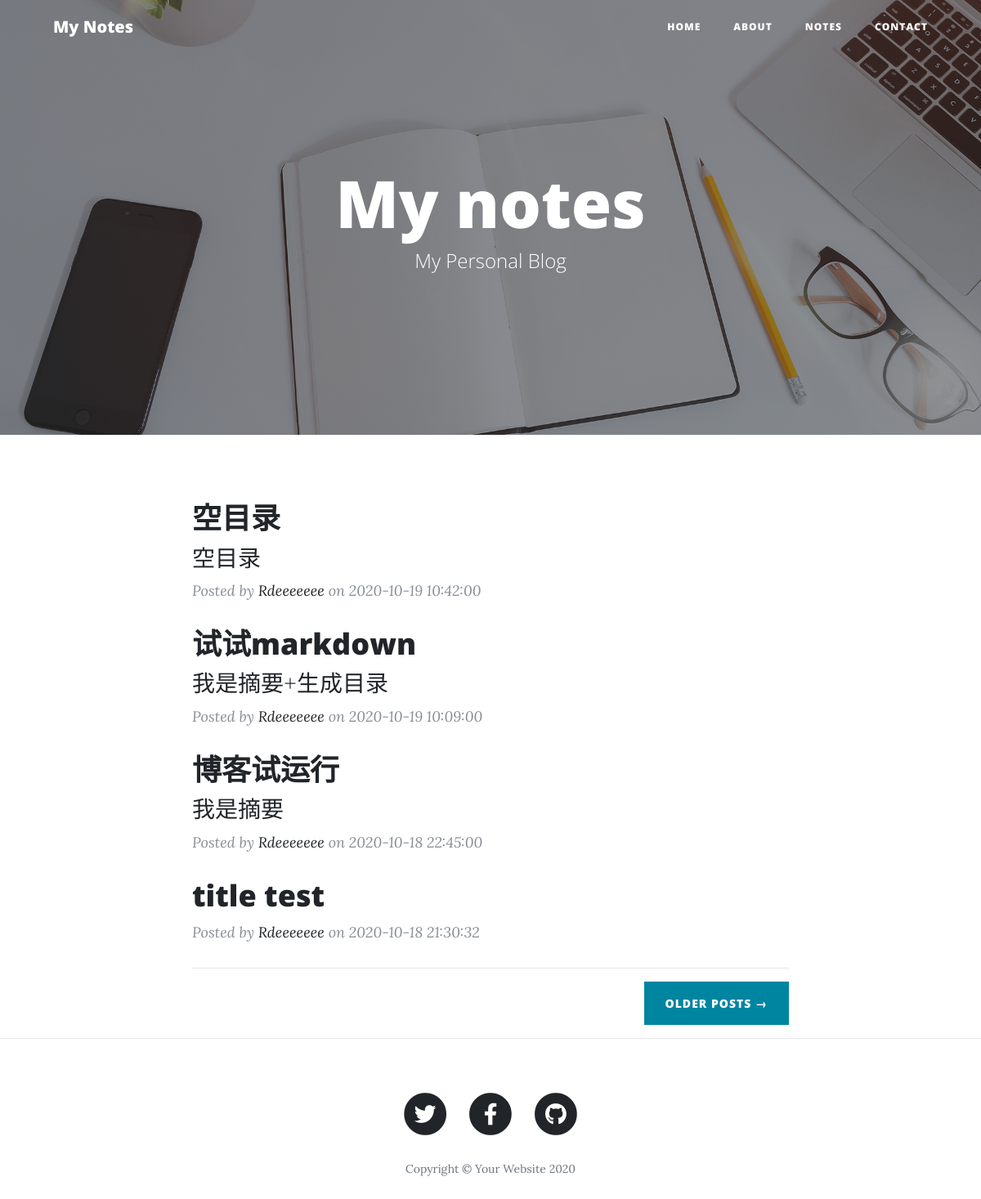
The app's page /, older data.
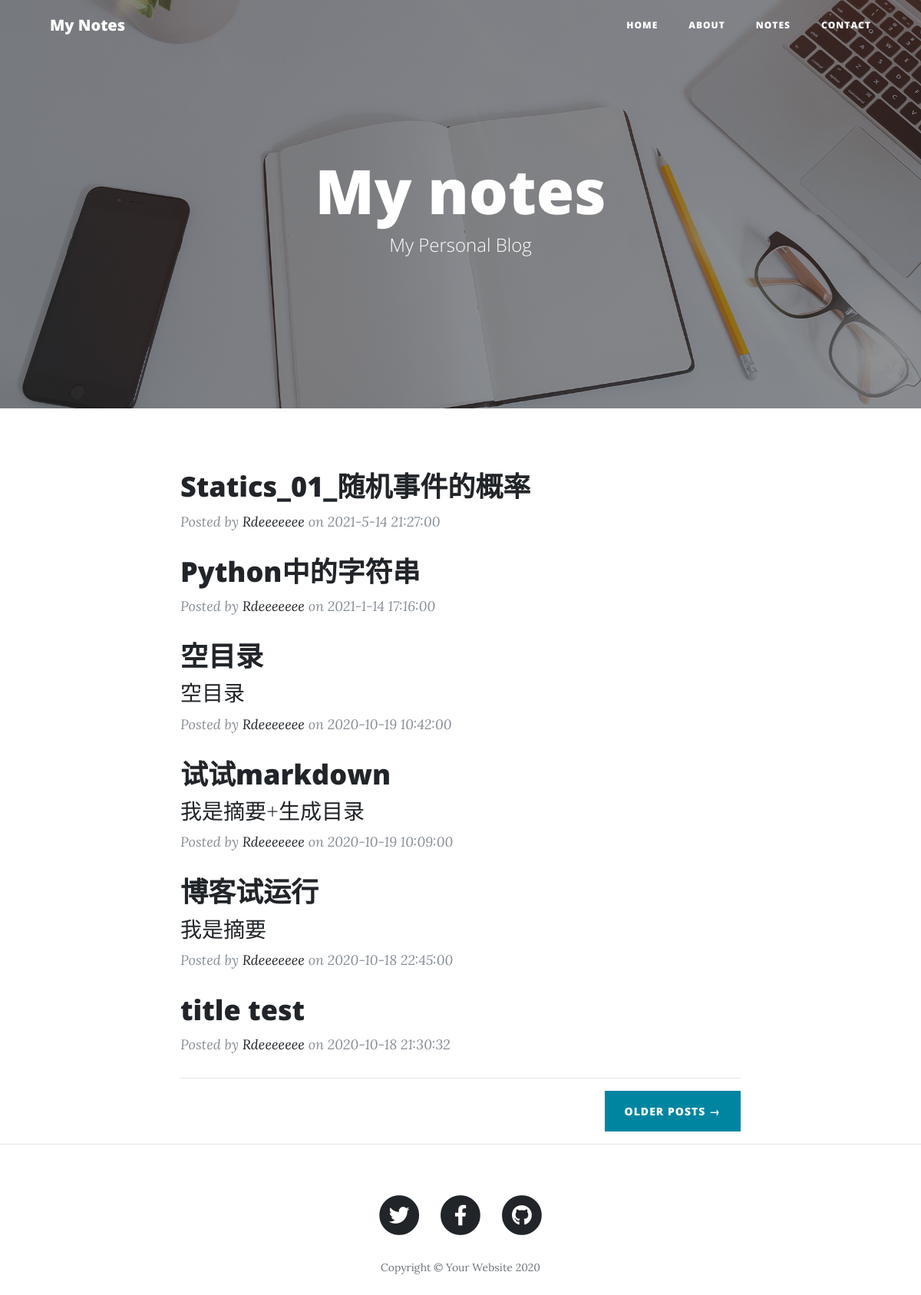
The same page, newer data.
### blog/models.py (models this page shows, shortened)
class Post(models.Model):
	title = models.CharField(max_length=70)
	body = models.TextField()
	created_time = models.DateTimeField()
	modified_time = models.DateTimeField()
	excerpt = models.CharField(max_length=200, blank=True)
	category = models.ForeignKey(Category, on_delete=models.CASCADE)
	tags = models.ManyToManyField(Tag, blank=True)
	author = models.ForeignKey(User, on_delete=models.CASCADE)
	def get_absolute_url(self):
		return reverse('blog:detail', kwargs={'pk': self.pk})
	class Meta:
		verbose_name = '文章'
		verbose_name_plural = verbose_name
		ordering = ['-created_time']

### blog/views.py (the view)
# urls.py: path('', views.index, name='index'),
def index(request):
	post_list = Post.objects.all().order_by('-created_time')
	return render(request, 'blog/index.html', context={'post_list': post_list})

### templates/blog/index.html
{% extends 'base.html' %}
{% load static %}
{% block title %}
  <h1>My notes</h1>
  <span class="subheading">My Personal Blog</span>
{% endblock title %}
{% block main %}
  <div class="container">
    <div class="row">
      <div class="col-lg-8 col-md-10 mx-auto">
        {% for post in post_list %}
          <div class="post-preview">
            <a href="{{ post.get_absolute_url }}">
              <h2 class="post-title">
                {{ post.title }}
              </h2>
              <h3 class="post-subtitle">
                {{ post.excerpt }}
              </h3>
            </a>
            <p class="post-meta">Posted by
              <a href="#">{{ post.author }}</a>
              on {{ post.created_time|date:"Y-n-d H:i:s" }}</p>
          </div>
        {% empty %}
          <div class="no-post">暂时还没有发布的文章！</div>
        {% endfor %}
        <hr>
        <div class="clearfix">
          <a class="btn btn-primary float-right" href="#">Older Posts &rarr;</a>
        </div>
      </div>
    </div>
  </div>
{% endblock main %}

Row changes from the older to the newer data that the page shows:
added Post: title "Statics_01_随机事件的概率", author "Rdeeeeeee", created_time "2021-5-14 21:27:00"
added Post: title "Python中的字符串", author "Rdeeeeeee", created_time "2021-1-14 17:16:00"
